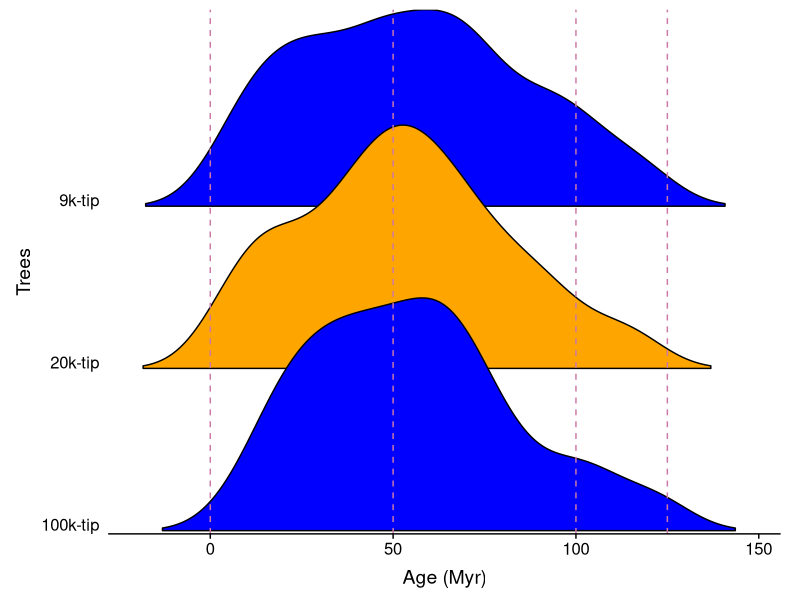

R code for this plot:
library(ggridges)
library(viridis)
library(tidyverse)


Date <- read_csv("rosid_clade_9k_20k_100k_age.csv")

# clean1 <- function(x){
#   m <- gsub("^[0-9]+k-tip_", "", x)
#   return(m)
# }

clean2 <- function(x){
  mm <- gsub("_OTL|_treePL", "", x)
  return(mm)
}

clean3 <- function(x){
  ss <- gsub("_", " ", x)
  return(ss)
}

Date2 <- Date %>% na.omit(Date) %>% filter(Trees!="9k-tip_PATHd8" & Trees !="20k-tip_PATHd8") %>% mutate_at("Trees", clean2) %>% mutate_at("Trees", clean3)

color <- c("#f4320c","#10a674","orange", "#910951")

pdf("../../Figure/Fig.2.rosid_clade_age_distribution_from_9k_20k_100k_trees_ggridges.pdf", width = 5, height = 5)
  
ggplot(Date2, aes(x = Age, y = Trees, fill=Trees)) + 
    geom_density_ridges2(scale=1.5, rel_min_height = 0.01) +
    scale_fill_cyclical(values = c("blue", "orange"), guide = "legend") +
    geom_vline(xintercept = c(0,50,100, 125), linetype = "dashed", color="#cc79a7") +
    # labs(title = "Age Distribution for Major Rosids Clades from Each Calibrated Trees", x ="Age (Myr)") +
    labs(x ="Age (Myr)") +
    theme_ridges(grid = FALSE, center_axis_labels = TRUE) +
    scale_x_continuous(expand = c(0.01, 0)) +
    scale_y_discrete(expand = c(0.01, 0)) +
    theme(legend.position = "none", axis.line.x.bottom = element_line(colour = "black", size = 0.5, linetype = "solid"))

dev.off()
